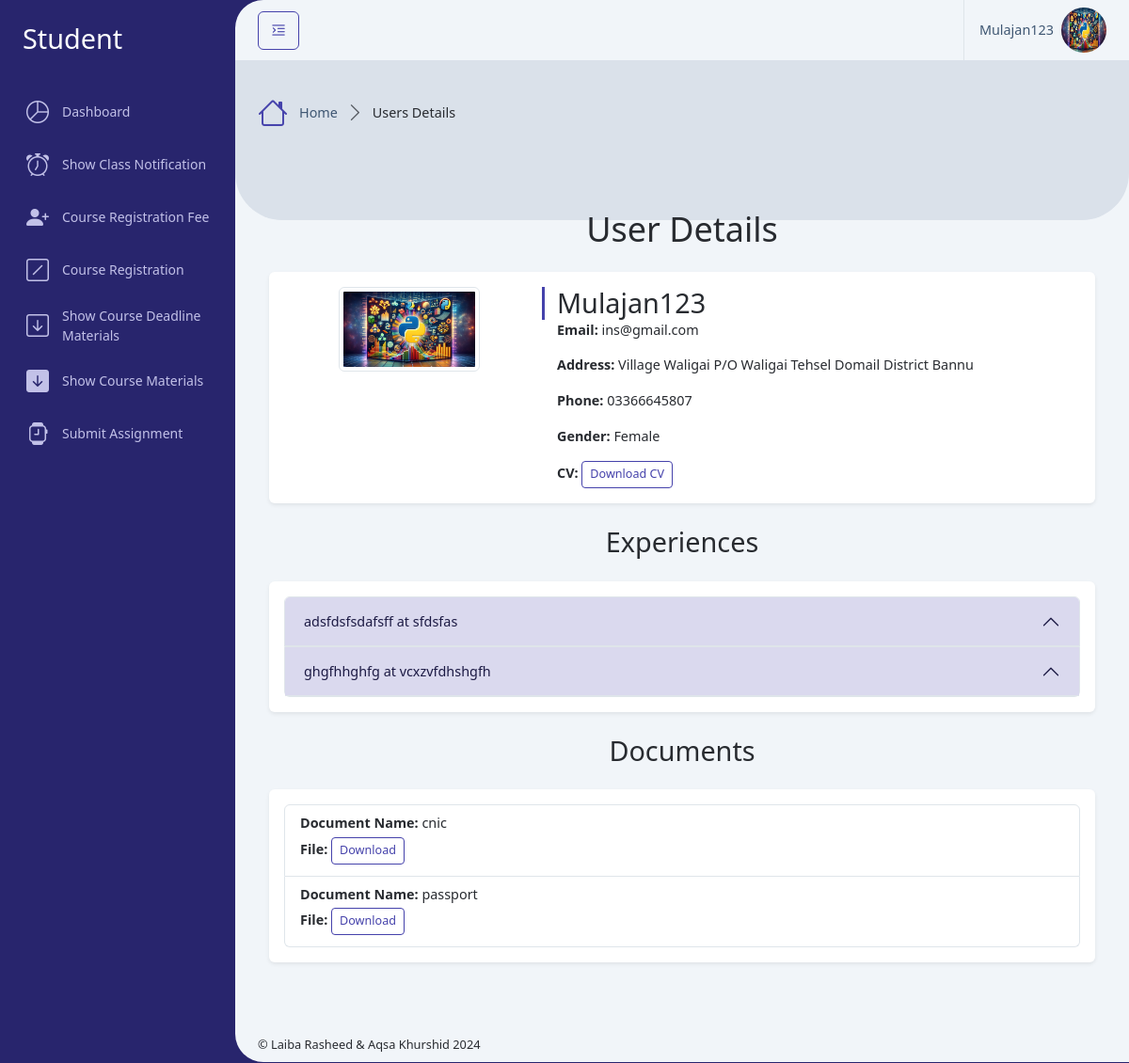
Page /Administrator/view_details.php?id=2 (signed in) on the committed database.
### tables this page shows
CREATE TABLE `users` (
  `id` int(11) NOT NULL,
  `username` varchar(50) NOT NULL,
  `email` varchar(100) NOT NULL,
  `cnic` varchar(20) DEFAULT NULL,
  `date_of_birth` date DEFAULT NULL,
  `gender` varchar(20) DEFAULT NULL,
  `age` int(11) DEFAULT NULL,
  `address` varchar(255) DEFAULT NULL,
  `phone` varchar(20) DEFAULT NULL,
  `quranic_qualification` enum('Haifz','Tajweed','Tafseer','Nazra','Basic_Language_Courses','Other_Relevant_Qualification') DEFAULT 'Haifz',
  `profile_photo` varchar(255) DEFAULT NULL,
  `upload_cv` varchar(255) DEFAULT NULL,
  `password` varchar(255) NOT NULL,
  `role_id` int(11) NOT NULL,
  `isActive` tinyint(1) NOT NULL,
  `created_at` timestamp NOT NULL DEFAULT current_timestamp()
);

CREATE TABLE `experiences` (
  `id` int(11) NOT NULL,
  `user_id` int(11) NOT NULL,
  `company_name` varchar(255) NOT NULL,
  `job_title` varchar(255) NOT NULL,
  `no_of_year` int(11) DEFAULT NULL,
  `start_date` date DEFAULT NULL,
  `end_date` date DEFAULT NULL,
  `description` varchar(255) DEFAULT NULL,
  `file_upload` varchar(255) DEFAULT NULL,
  `created_at` timestamp NOT NULL DEFAULT current_timestamp()
);

CREATE TABLE `documents` (
  `id` int(11) NOT NULL,
  `user_id` int(11) NOT NULL,
  `doc_title` enum('cnic','passport','degree','certificate','cv') NOT NULL,
  `doc_file_name` varchar(255) NOT NULL,
  `created_at` timestamp NOT NULL DEFAULT current_timestamp()
);

### Administrator/view_details.php (called while the page is built, shortened)
<?php
    require '../Database/config.php';
    $user_id = $_GET['id'];
    $user_stmt = $conn->prepare("SELECT * FROM users WHERE id = ?");
    $user_stmt->bind_param("i", $user_id);
    $user_stmt->execute();
    $user_result = $user_stmt->get_result();
    $user = $user_result->fetch_assoc();
    $experience_stmt = $conn->prepare("SELECT * FROM experiences WHERE user_id = ?");
    $experience_stmt->bind_param("i", $user_id);
    $experience_stmt->execute();
    $experience_result = $experience_stmt->get_result();
    $document_stmt = $conn->prepare("SELECT * FROM documents WHERE user_id = ?");
    $document_stmt->bind_param("i", $user_id);
    $document_stmt->execute();
    $document_result = $document_stmt->get_result();
    include '../setting/_Layout.php';
?>

### Administrator/view_details_content.php (the view, shortened to what this page needs)
<!DOCTYPE html>
<html lang="en">
<head>
    <link rel="stylesheet" href="https://stackpath.bootstrapcdn.com/bootstrap/5.1.3/css/bootstrap.min.css">
    <link rel="stylesheet" href="../assets/css/main.min.css">
</head>
<body>
    <div class="container my-5">
        <h1 class="text-center mb-4">User Details</h1>
        <div class="card mb-4 shadow-sm">
            <div class="card-body">
                <div class="row">
                    <div class="col-md-4 text-center">
                        <img src="../assets/uploads/<?php echo htmlspecialchars($user['profile_photo']); ?>" alt="Profile Photo" class="img-thumbnail mb-3" width="150">
                    </div>
                    <div class="col-md-8">
                        <h2 class="card-title"><?php echo htmlspecialchars($user['username']); ?></h2>
                        <p class="card-text"><strong>Email:</strong> <?php echo htmlspecialchars($user['email']); ?></p>
                        <p class="card-text"><strong>Address:</strong> <?php echo htmlspecialchars($user['address']); ?></p>
                        <p class="card-text"><strong>Phone:</strong> <?php echo htmlspecialchars($user['phone']); ?></p>
                        <p class="card-text"><strong>Gender:</strong> <?php echo htmlspecialchars($user['gender']); ?></p>
                        <p class="card-text"><strong>CV:</strong> <a href="../assets/uploads/<?php echo htmlspecialchars($user['upload_cv']); ?>" class="btn btn-outline-primary btn-sm" download>Download CV</a></p>
                    </div>
                </div>
            </div>
        </div>
        <h2 class="text-center mb-4">Experiences</h2>
        <div class="card mb-4 shadow-sm">
            <div class="card-body">
                <?php if ($experience_result->num_rows > 0): ?>
                    <div class="accordion" id="experienceAccordion">
                        <?php while ($experience = $experience_result->fetch_assoc()): ?>
                            <div class="accordion-item">
                                <h2 class="accordion-header" id="heading<?php echo $experience['id']; ?>">
                                    <button class="accordion-button" type="button" data-bs-toggle="collapse" data-bs-target="#collapse<?php echo $experience['id']; ?>" aria-expanded="true" aria-controls="collapse<?php echo $experience['id']; ?>">
                                        <?php echo htmlspecialchars($experience['job_title']); ?> at <?php echo htmlspecialchars($experience['company_name']); ?>
                                    </button>
                                </h2>
                            </div>
                        <?php endwhile; ?>
                    </div>
                <?php else: ?>
                    <p class="text-center">No experiences found.</p>
                <?php endif; ?>
            </div>
        </div>
        <h2 class="text-center mb-4">Documents</h2>
        <div class="card mb-4 shadow-sm">
            <div class="card-body">
                <?php if ($document_result->num_rows > 0): ?>
                    <div class="list-group">
                        <?php while ($document = $document_result->fetch_assoc()): ?>
                            <div class="list-group-item list-group-item-action">
                                <p class="mb-1"><strong>Document Name:</strong> <?php echo htmlspecialchars($document['doc_title'] ?? 'N/A'); ?></p>
                                <p class="mb-1"><strong>File:</strong> <a href="../assets/uploads/<?php echo htmlspecialchars($document['doc_file_name'] ?? ''); ?>" class="btn btn-outline-primary btn-sm" download>Download</a></p>
                            </div>
                        <?php endwhile; ?>
                    </div>
                <?php else: ?>
                    <p class="text-center">No documents found.</p>
                <?php endif; ?>
            </div>
        </div>
    </div>
</body>
</html>

### setting/_Header.php (shortened to what this page needs)
<div class="app-header d-flex align-items-center">
    <div class="d-flex">
        <button class="btn btn-outline-primary me-2 pin-sidebar" id="pin-sidebar">
            <i class="bi bi-text-indent-left fs-5"></i>
        </button>
    </div>
    <div class="header-actions">
        <div class="dropdown ms-3">
            <a id="userSettings" class="dropdown-toggle d-flex py-2 align-items-center ps-3 border-start" href="#!"
                role="button" data-bs-toggle="dropdown" aria-expanded="false">
                <span class="d-none d-md-block me-2"><?php echo htmlspecialchars($user['username']); ?></span>
                <img src="../assets/uploads/<?php echo htmlspecialchars($user['profile_photo']); ?>" class="rounded-circle img-3x" alt="Bootstrap Gallery" />
            </a>
        </div>
    </div>
</div>

### rows in the picture
users: username "Mulajan123", profile_photo (picture), email "ins@gmail.com", address "Village Waligai P/O Waligai Tehsel Domail District Bannu", phone "03366645807", gender "Female"
experiences: job_title "adsfdsfsdafsff", company_name "sfdsfas"
experiences: job_title "ghgfhhghfg", company_name "vcxzvfdhshgfh"
documents: doc_title "cnic"
documents: doc_title "passport"

### other values in the picture
$roleTitle "Student"
$title "Users Details"
